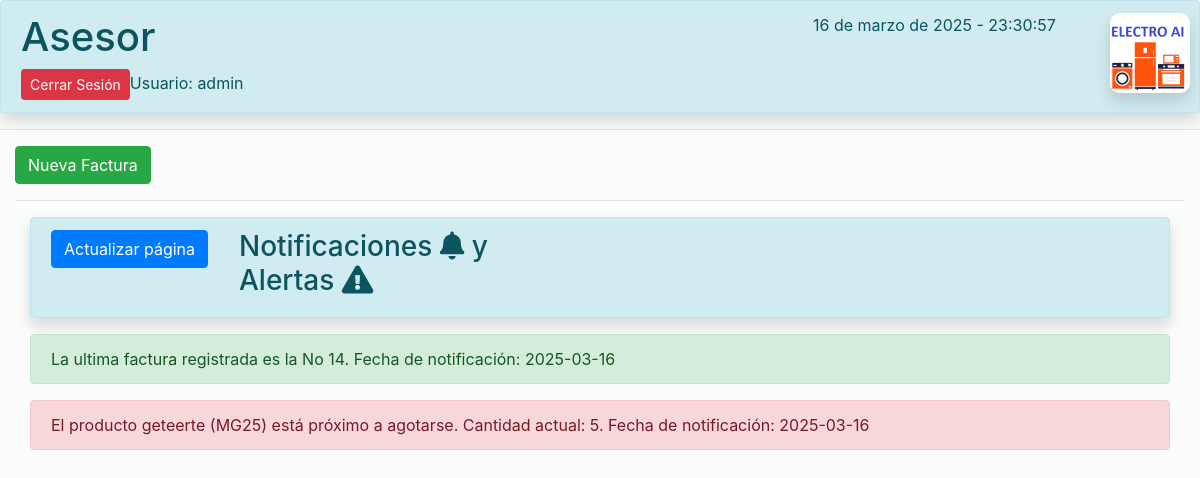
The page /vistas/inicio_operador.php (signed in) on the database as committed earlier.
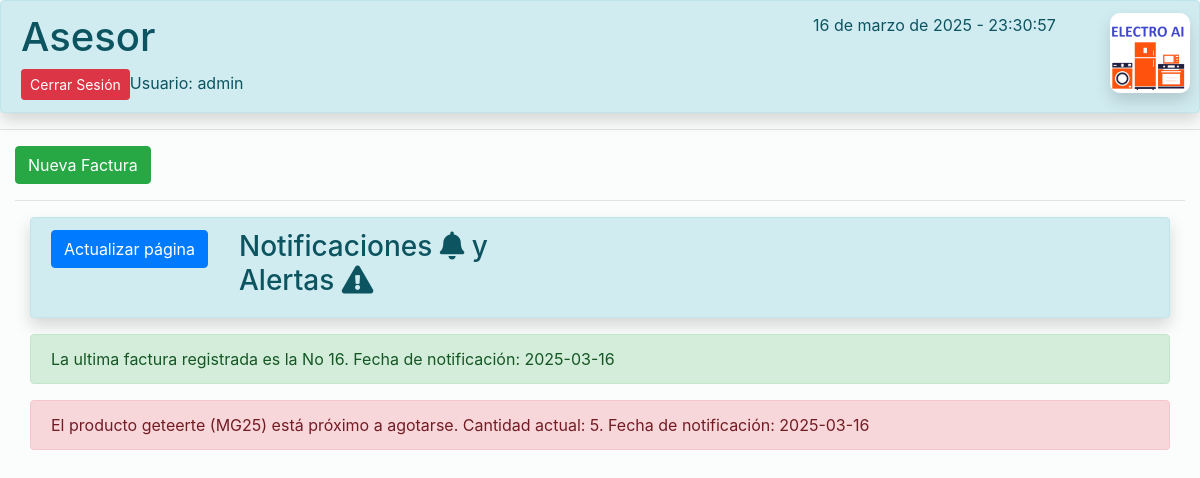
The same page on the database as committed later.
### tables this page shows
CREATE TABLE `facturas` (
  `id_factura` int(11) NOT NULL AUTO_INCREMENT,
  `no_factura` int(150) NOT NULL,
  `estado` varchar(15) NOT NULL DEFAULT 'Cerrada',
  `fecha_factura` datetime NOT NULL DEFAULT current_timestamp(),
  `fecha_anulacion` datetime DEFAULT NULL,
  `descripcion_anulacion` varchar(200) DEFAULT NULL,
  `doc_cliente` varchar(10) NOT NULL,
  `nom_cliente` varchar(50) NOT NULL,
  `asesor` varchar(14) NOT NULL,
  `caja` varchar(2) NOT NULL,
  `forma_de_pago` varchar(15) NOT NULL,
  `total_venta_con_iva` varchar(10) NOT NULL,
  `doc_factura` varchar(200) NOT NULL DEFAULT 'C:\\Users\\GalleOso\\Documents\\Facturas',
  PRIMARY KEY (`id_factura`)
);

CREATE TABLE `productos` (
  `id_producto` int(11) NOT NULL AUTO_INCREMENT,
  `ref_producto` varchar(15) NOT NULL,
  `descripcion_producto` varchar(50) NOT NULL,
  `cat_producto` varchar(20) NOT NULL DEFAULT 'TECNOLOGIA',
  `valor_producto` varchar(10) NOT NULL,
  `unidades_producto` int(11) NOT NULL,
  PRIMARY KEY (`id_producto`)
);

### vistas/inicio_operador.php (the view, shortened to what this page needs)
<?php
include '../conexion/conexion.php';
?>
<!DOCTYPE html>
<head>
    <html lang="es">
    <head>
        <link href="https://stackpath.bootstrapcdn.com/bootstrap/4.5.2/css/bootstrap.min.css" rel="stylesheet">
        <link rel="stylesheet" href="https://cdnjs.cloudflare.com/ajax/libs/font-awesome/5.15.4/css/all.min.css">
    </head>
<body>
    <div class="container-fluid alert alert-info sombra">
        <div class="row">
            <div class="col-8">
                <h1>Asesor</h1><a href="../conexion/cerrar_sesion.php" class="btn btn-danger btn-sm">Cerrar
                    Sesión</a><span></span><?php echo "Usuario: ".$_SESSION['usuario'];?>
            </div>
            <div class="col-3">
                <p id="fechaHora"></p>
            </div>
            <div class="col-1">
                <div class="logo-container">
                    <img src="../img/presentacion.png" alt="Logo de la empresa" class="logo"
                        style="width: 80px; height: auto;">
                </div>
            </div>
        </div>
    </div>
    <hr>
    <div class="container-fluid">
        <a href="factura_borrador.php" class="btn btn-success">Nueva Factura</a>
        <hr>
        <div class="container-fluid">
            <div class="alert alert-info sombra">
                <div class="row">
                    <div class="col-2">
                        <a href="#" class="btn btn-primary" onclick="location.reload();">Actualizar página</a>
                    </div>
                    <div class="col-4">
                        <h3>Notificaciones <i class="fas fa-bell"></i>
                            y Alertas <i class="fas fa-exclamation-triangle"></i>
                        </h3>
                    </div>
                </div>
            </div>
            <?php
  $sql_4 = "SELECT * FROM facturas WHERE no_factura = (SELECT MAX(no_factura) FROM facturas)";
  $resultado_4 = mysqli_query($conexion, $sql_4);
if ($resultado_4->num_rows > 0) {
    while ($fila = $resultado_4->fetch_assoc()) {
        $fecha_notificacion = date('Y-m-d');
        $timestamp = strtotime($fecha_notificacion);
        $fecha_formateada = date('Y-m-d', $timestamp);
        echo '<div class="alert alert-success" role="alert">';
        echo 'La ultima factura registrada es la No ' . $fila["no_factura"] . '. Fecha de notificación: ' . $fecha_formateada;
        echo '</div>';
    }
} else {
    echo '<div class="alert alert-success" role="alert">';
    echo "No se encontraron productos agotados.";
}
?>
            <?php
$sql = "SELECT ref_producto, descripcion_producto, unidades_producto FROM productos WHERE unidades_producto <= 10";
$resultado = $conexion->query($sql);
if ($resultado->num_rows > 0) {
    while ($fila = $resultado->fetch_assoc()) {
        $fecha_notificacion = date('Y-m-d');
        $timestamp = strtotime($fecha_notificacion);
        $fecha_formateada = date('Y-m-d', $timestamp);
        echo '<div class="alert alert-danger" role="alert">';
        echo 'El producto ' . $fila["descripcion_producto"] . ' (' . $fila["ref_producto"] . ') está próximo a agotarse. Cantidad actual: ' . $fila["unidades_producto"] . '. Fecha de notificación: ' . $fecha_formateada;
        echo '</div>';
    }
} else {
    echo '<div class="alert alert-success" role="alert">';
    echo "No se encontraron productos agotados.";
}
?>
</body>
</html>

Rows that differ between the two databases and show on the page:
no longer on this page (row unchanged): facturas: no_factura "14"
added facturas: no_factura "16"
